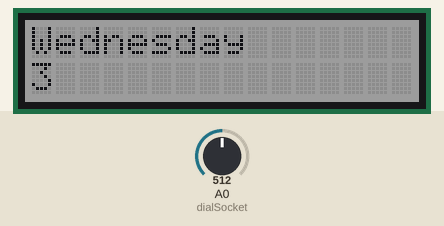
Bench run of a sketch on a simulated Arduino Uno, built with avr-gcc and run on an emulated ATmega328P. Parts: 16×2 character LCD. The test bench sets the inputs (shaded band); at power-on: A0 (dialSocket) = 512.

Above: at 1.2 s.
1.3 s: A0 (dialSocket) set to 716
At 2.1 s:
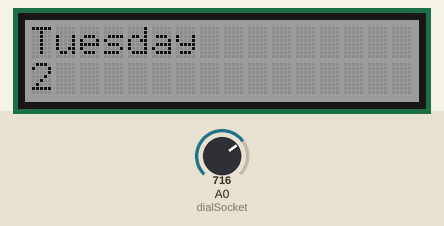
2.8 s: A0 (dialSocket) set to 900
At 3.2 s:
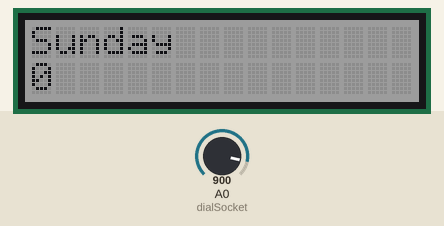
4.3 s: A0 (dialSocket) set to 306
At 5.5 s:
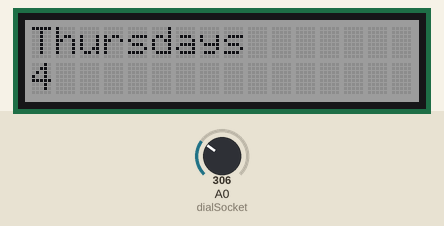
5.8 s: A0 (dialSocket) set to 122
At 6.8 s:
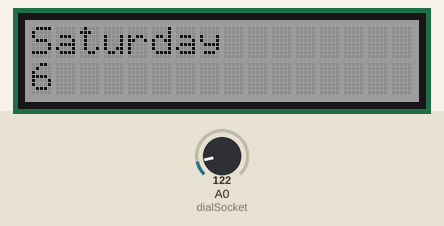
7.3 s: A0 (dialSocket) set to 511
At 7.9 s:
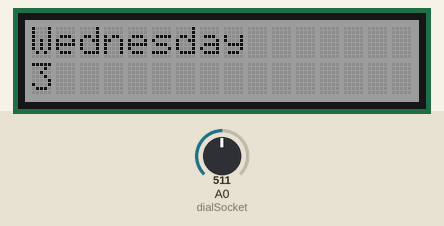
8.8 s: A0 (dialSocket) set to 0
At 10.3 s:
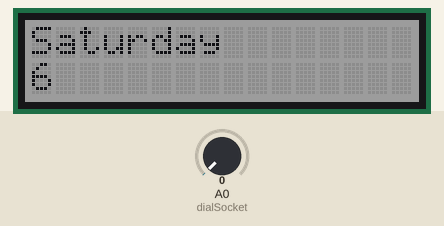
Timing chart, 0 to 11.3 s (numbered marks = the images above; inputs shaded):
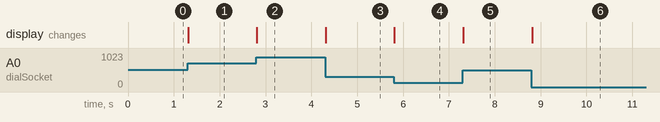

Measured:
- after the input at 1.3 s, the display: changes at once (image 1)
- after the input at 2.8 s, the display: changes at once (image 2)
- after the input at 4.3 s, the display: changes at once (image 3)
- after the input at 5.8 s, the display: changes at once (image 4)
- after the input at 7.3 s, the display: changes at once (image 5)
- after the input at 8.8 s, the display: changes at once (image 6)

The sketch:

L_08_C_02.ino
```cpp
#include <Wire.h>
#include "rgb_lcd.h"

const int dialSocket = A0;

rgb_lcd lcd;
const int colorR = 128;
const int colorG = 128;
const int colorB = 128;

int dialReading = 8;
int testReading;
int pick = 0;
String messages[] = {
  "Sunday",
  "Monday",
  "Tuesday",
  "Wednesday",
  "Thursdays",
  "Friday",
  "Saturday"};

void setup() {
  // put your setup code here, to run once:
  pinMode(dialSocket, INPUT);
  lcd.begin(16, 2);
  lcd.setRGB(colorR, colorG, colorB);
}

void loop() {
  // put your main code here, to run repeatedly:
  testReading = 6-analogRead(dialSocket)/147;
  if(dialReading != testReading){
    dialReading = 6-analogRead(dialSocket)/147;
    lcd.clear();
    lcd.setCursor(0, 0);
    lcd.print(messages[dialReading]);
    lcd.setCursor(0, 1);
    lcd.print(dialReading);
    }
}
```
